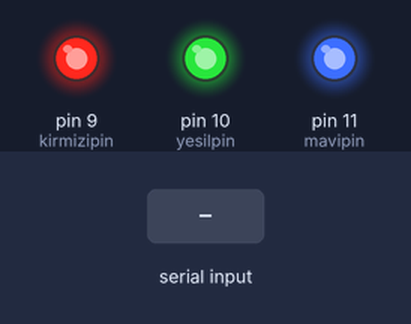
This sketch was run on a simulated Arduino Uno, built with avr-gcc and run on an emulated ATmega328P. On the bench: output pins drawn as LEDs (lit = HIGH). The test bench sets the inputs (shaded band).

Above: at 1.2 s.
1.3 s: "0" received over Serial
At 2.5 s:
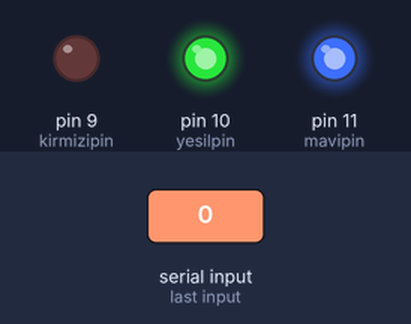
2.8 s: "1" received over Serial
At 3.8 s:
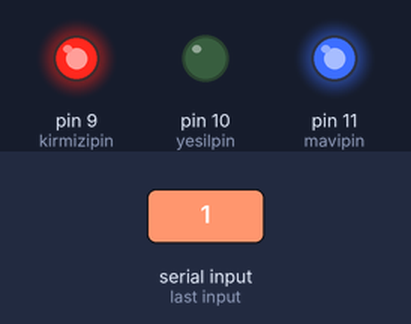
4.3 s: "2" received over Serial
At 4.9 s:
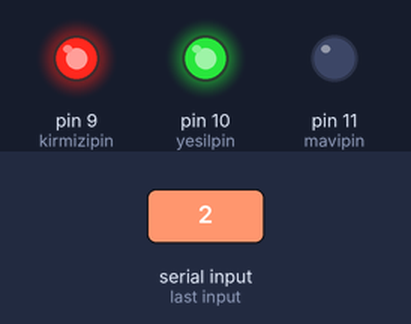
Timing chart, 0 to 7.3 s (numbered marks = the images above; inputs shaded):
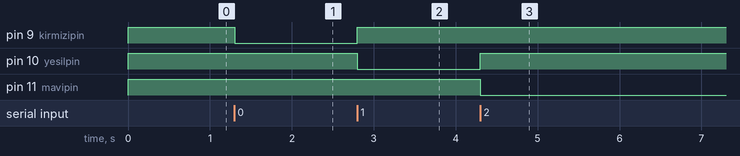

Measured:
- after the input at 1.3 s, pin 9 (kirmizipin): HIGH → LOW at once
- after the input at 2.8 s, pin 9 (kirmizipin): LOW → HIGH at once; pin 10 (yesilpin): HIGH → LOW at once
- after the input at 4.3 s, pin 10 (yesilpin): LOW → HIGH at once; pin 11 (mavipin): HIGH → LOW at once

The sketch:

Bluetooth_RGB_Led.ino
```cpp
#include <SoftwareSerial.h>

int veri;
int kirmizipin = 9;
int yesilpin = 10;
int mavipin = 11;
void setup() {
 Serial.begin(9600);
 pinMode(kirmizipin, OUTPUT);
 pinMode(yesilpin, OUTPUT);
 pinMode(mavipin, OUTPUT);
}

void loop() {
 if(Serial.available()>0){
  veri = Serial.read();
  }
if(veri == '0'){
  digitalWrite(kirmizipin, LOW);
  digitalWrite(yesilpin, HIGH);
  digitalWrite(mavipin, HIGH);
}
else if(veri == '1'){
    digitalWrite(kirmizipin, HIGH);
    digitalWrite(yesilpin, LOW);
    digitalWrite(mavipin, HIGH);
}
else if(veri == '2'){
  digitalWrite(kirmizipin, HIGH);
  digitalWrite(yesilpin, HIGH);
  digitalWrite(mavipin, LOW);

}
else {
  digitalWrite(kirmizipin, HIGH);
  digitalWrite(yesilpin, HIGH);
  digitalWrite(mavipin, HIGH);
}

}
```
